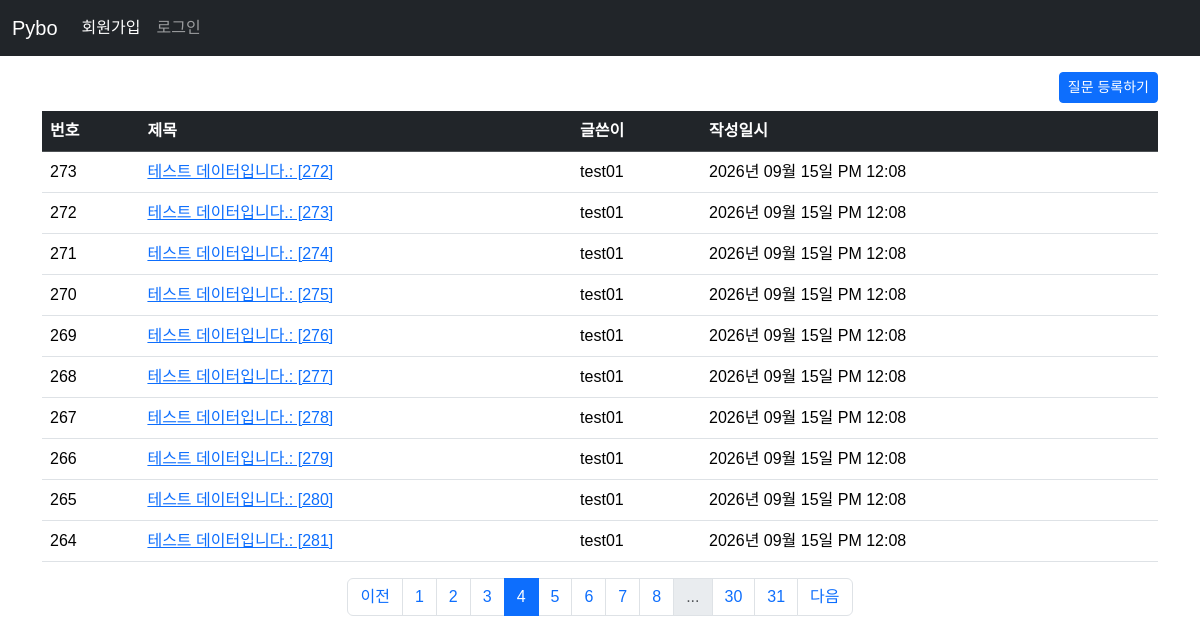
The app's page /question/list?page=4 with its own data.
### pybo/models.py (models this page shows)
class Question(db.Model):
    id = db.Column(db.Integer, primary_key=True)
    subject = db.Column(db.String(200), nullable=False)
    content = db.Column(db.Text, nullable=False)
    create_date = db.Column(db.DateTime, nullable=False)
    user_id = db.Column(db.Integer, db.ForeignKey('user.id', ondelete='CASCADE'), nullable=False)
    user = db.relationship('User', backref=db.backref('quesetion_set'))

class User(db.Model):
    id = db.Column(db.Integer, primary_key=True)
    username = db.Column(db.String(150), unique=True, nullable=False)
    password = db.Column(db.String(200), nullable=False)
    email = db.Column(db.String(120), unique=True, nullable=False)

### pybo/views/question_views.py (the view)
@bp.route('/list')
def _list():
    page = request.args.get('page', default=1, type=int)  # url parameter ?page=1
    question_list = Question.query.order_by(Question.create_date.desc())
    question_list = question_list.paginate(page=page, per_page=10)  # 페이징 구현
    return render_template('question/question_list.html', question_list=question_list)

### pybo/filter.py (called while the page is built)
def format_datetime(value, fmt='%Y년 %m월 %d일 %p %I:%M'):
    return value.strftime(fmt)

### pybo/views/auth_views.py (called while the page is built)
@bp.before_app_request
def load_logged_in_user():
    user_id = session.get('user_id')
    if user_id is None:
        g.user = None
    else:
        g.user = User.query.get(user_id)

### pybo/templates/question/question_list.html (shortened to what this page needs)
{% extends 'base.html' %}
{% block content %}
<div class="container my-3">
    <div class="text-end">
        <a href="{{ url_for('question.create') }}" class="btn btn-primary btn-sm mb-2">질문 등록하기</a>
    </div>
    <table class="table table-hover">
      <thead>
        <tr class="table-dark">
            <th>번호</th>
            <th>제목</th>
            <th>글쓴이</th>
            <th>작성일시</th>
        </tr>
      </thead>
      <tbody>
        {% if question_list %}
        {% for question in question_list.items %}
        <tr>
          <td>{{ question_list.total - ((question_list.page - 1) * question_list.per_page) - loop.index0 }}</td>
          <td>
              <a href="{{ url_for('question.detail', question_id=question.id) }}">{{question.subject}}</a>
          </td>
          <td>{{ question.user.username }}</td>
          <td>{{ question.create_date | datetime }}</td>
        </tr>
        {% endfor %}
        {% else %}
        <tr>
            <td colspan="3">질문이 없습니다.</td>
        </tr>
        {% endif %}
      </tbody>
    </table>
    <nav aria-label="...">
      <ul class="pagination justify-content-center">
        {% if question_list.has_prev %}
        <li class="page-item"><a href="?page={{ question_list.prev_num }}" class="page-link">이전</a></li>
        {% else %}
        <li class="page-item disabled">
            <a href="javascript:void(0)" class="page-link" aria-disabled="ture">이전</a>
        </li>
        {% endif %}
        {% for page_num in question_list.iter_pages() %}
        {% if page_num %}
        {% if page_num != question_list.page %}
        <li class="page-item"><a class="page-link" href="?page={{ page_num }}">{{ page_num }}</a></li>
        {% else %}
        <li class="page-item active">
          <a class="page-link" href="javascript:void(0)" aria-current="page">{{ page_num }}</a>
        </li>
        {% endif %}
        {% else %}
        <li class="page-item disabled"><a class="page-link" href="javascript:void(0)">...</a></li>
        {% endif %}
        {% endfor %}
        {% if question_list.has_next %}
        <li class="page-item"><a class="page-link" href="?page={{ question_list.next_num }}">다음</a></li>
        {% else %}
        <li class="page-item disabled">
            <a class="page-link" href="javscript:void(0)" aria-disabled="ture">다음</a>
        </li>
        {% endif %}
      </ul>
    </nav>
</div>
{% endblock %}

### pybo/static/style.css (style rules this page uses)
body { font-family: "Noto Sans KR", sans-serif; font-weight: 400; }

### records on screen
Question: total "273", subject "테스트 데이터입니다.: [272]", user.username "test01", create_date "2026년 09월 15일 PM 12:08"
Question: total "272", subject "테스트 데이터입니다.: [273]", user.username "test01", create_date "2026년 09월 15일 PM 12:08"
Question: total "271", subject "테스트 데이터입니다.: [274]", user.username "test01", create_date "2026년 09월 15일 PM 12:08"
Question: total "270", subject "테스트 데이터입니다.: [275]", user.username "test01", create_date "2026년 09월 15일 PM 12:08"
Question: total "269", subject "테스트 데이터입니다.: [276]", user.username "test01", create_date "2026년 09월 15일 PM 12:08"
Question: total "268", subject "테스트 데이터입니다.: [277]", user.username "test01", create_date "2026년 09월 15일 PM 12:08"
Question: total "267", subject "테스트 데이터입니다.: [278]", user.username "test01", create_date "2026년 09월 15일 PM 12:08"
Question: total "266", subject "테스트 데이터입니다.: [279]", user.username "test01", create_date "2026년 09월 15일 PM 12:08"
Question: total "265", subject "테스트 데이터입니다.: [280]", user.username "test01", create_date "2026년 09월 15일 PM 12:08"
Question: total "264", subject "테스트 데이터입니다.: [281]", user.username "test01", create_date "2026년 09월 15일 PM 12:08"

### other values on screen
{{ page_num }} "1" "2" "3" "5" "6" "7" "8" "30" "31"
{{ page_num }} "4"
